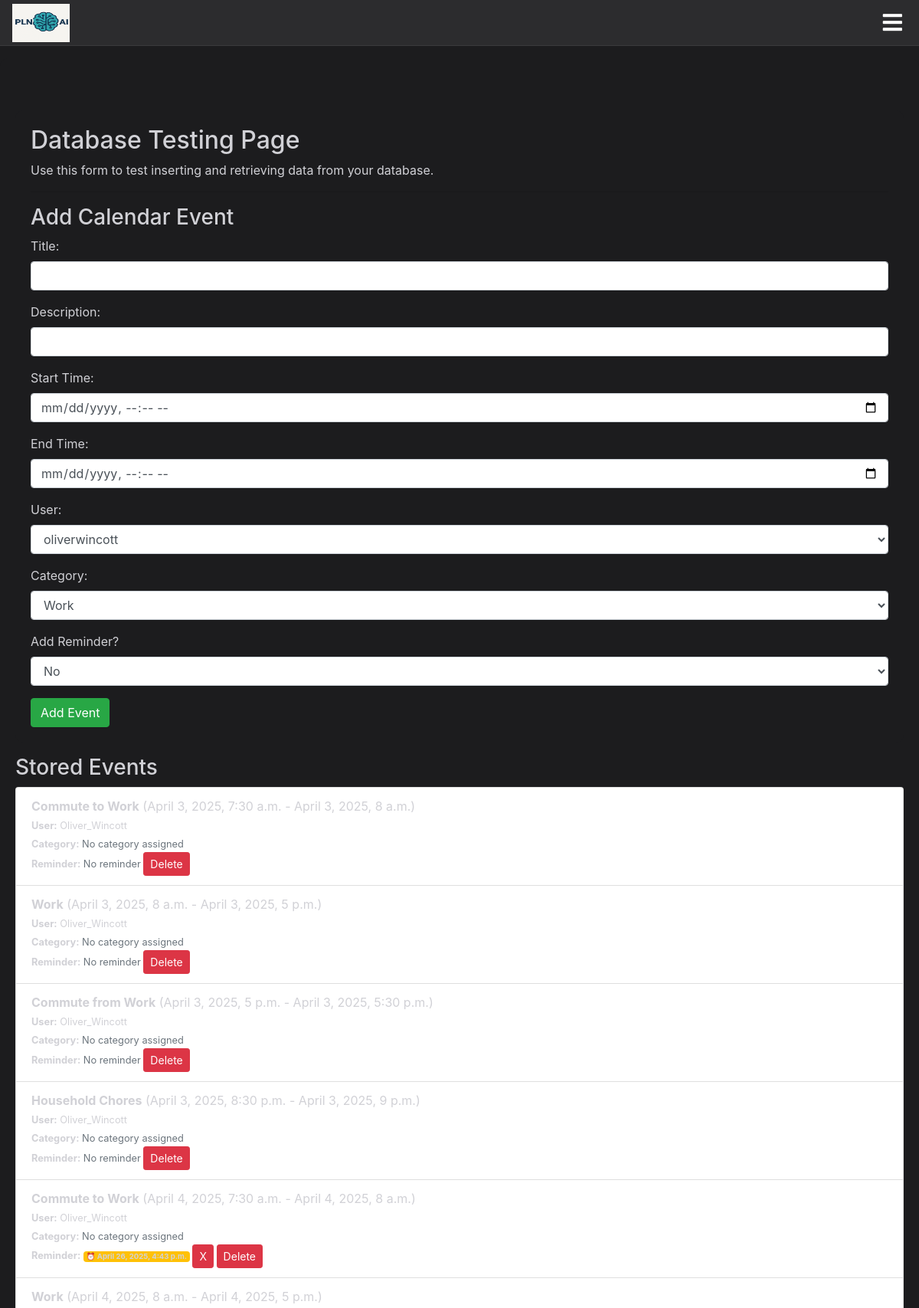
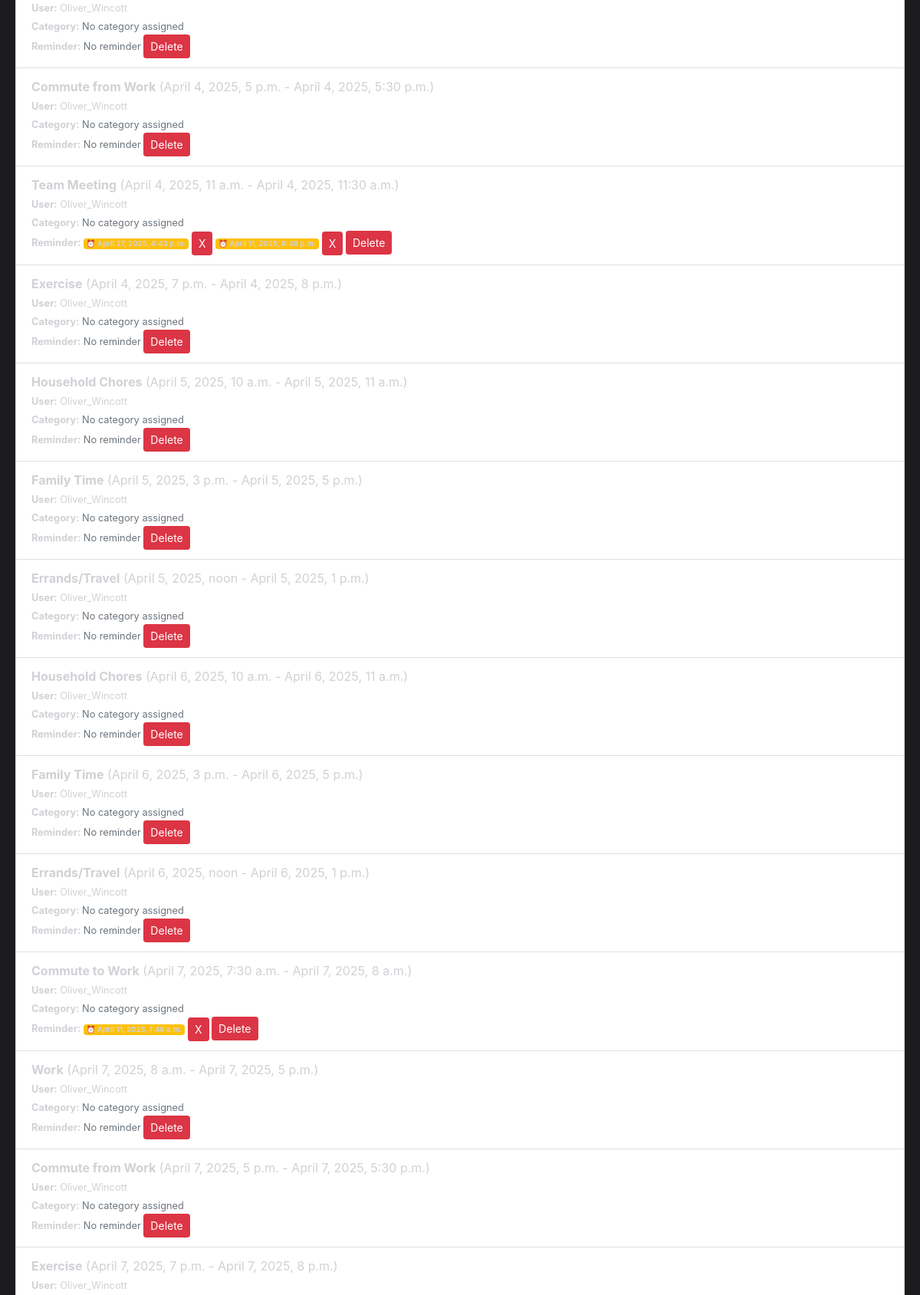
/db_test/ (signed in, upper part), run on the app's committed database (2 pictures, top to bottom).
### calendar_app/models.py (models this page shows, shortened)
class CalendarEvent(models.Model):
    title = models.CharField(max_length=255)
    description = models.TextField(max_length=255)  # ✅ Add this line if missing
    start_time = models.DateTimeField()
    end_time = models.DateTimeField()
    user = models.ForeignKey(User, on_delete=models.CASCADE)  # ✅ Link to Django User Model

class Reminder(models.Model):
    user = models.ForeignKey(User, on_delete=models.CASCADE)  # Add this line
    event = models.ForeignKey(CalendarEvent, on_delete=models.CASCADE)
    reminder_time = models.DateTimeField()

### calendar_app/views.py (the view)
# urls.py: path('db_test/', db_test, name='db_test'),
@login_required
def db_test(request):
    return render(request, 'db_test.html', {
        "users": User.objects.all(),  # This one is global; adjust if needed.
        "events": CalendarEvent.objects.filter(user=request.user),
        "categories": Category.objects.all(),  # Categories might be global.
        "reminders": Reminder.objects.filter(event__user=request.user)
    })

### calendar_app/templates/db_test.html (shortened to what this page needs)
{% extends 'base.html' %}
{% block content %}
<div class="container mt-5">
    <h2>Database Testing Page</h2>
    <p>Use this form to test inserting and retrieving data from your database.</p>
    <hr>
    <h3>Add Calendar Event</h3>
    <form id="eventForm">
        <div class="mb-3">
            <label for="title" class="form-label">Title:</label>
            <input type="text" class="form-control" name="title" required>
        </div>
        <div class="mb-3">
            <label for="description" class="form-label">Description:</label>
            <input type="text" class="form-control" name="description" required>
        </div>
        <div class="mb-3">
            <label for="start_time" class="form-label">Start Time:</label>
            <input type="datetime-local" class="form-control" name="start_time" required>
        </div>
        <div class="mb-3">
            <label for="end_time" class="form-label">End Time:</label>
            <input type="datetime-local" class="form-control" name="end_time" required>
        </div>
        <div class="mb-3">
            <label for="user_id" class="form-label">User:</label>
            <select class="form-control" name="user_id" required>
                {% for user in users %}
                    <option value="{{ user.id }}">{{ user.username }}</option>
                {% endfor %}
            </select>
        </div>
        <div class="mb-3" id="existing_category_field">
            <label for="category_id" class="form-label">Category:</label>
            <select class="form-control" name="category_id">
                {% for category in categories %}
                    <option value="{{ category.id }}">{{ category.name }}</option>
                {% endfor %}
            </select>
        </div>
        <div class="mb-3">
            <label for="add_reminder" class="form-label">Add Reminder?</label>
            <select class="form-control" id="add_reminder" name="add_reminder">
                <option value="no">No</option>
            </select>
        </div>
        <button type="submit" class="btn btn-success">Add Event</button>
    </form>
</div>
<h3>Stored Events</h3>
<ul class="list-group">
    {% for event in events %}
        <li class="list-group-item">
            <strong>{{ event.title }}</strong> ({{ event.start_time }} - {{ event.end_time }})<br>
            <small><strong>User:</strong> {{ event.user.username }}</small><br>
            <small><strong>Category:</strong>
                {% for ec in event.eventcategory_set.all %}
                    <span class="badge bg-info">{{ ec.category.name }}</span>
                {% empty %}
                    <span class="text-muted">No category assigned</span>
                {% endfor %}
            </small><br>
            <small><strong>Reminder:</strong>
                {% for reminder in event.reminder_set.all %}
                    <span class="badge bg-warning">⏰ {{ reminder.reminder_time }}</span>
                    <button class="btn btn-danger btn-sm delete-reminder" data-reminder-id="{{ reminder.id }}">X</button>
                {% empty %}
                    <span class="text-muted">No reminder</span>
                {% endfor %}
            </small>
            <button class="btn btn-danger btn-sm float-end delete-event" data-event-id="{{ event.id }}">Delete</button>
        </li>
    {% empty %}
        <li class="list-group-item">No events yet.</li>
    {% endfor %}
</ul>
</div>
{% endblock %}

### calendar_app/templates/base.html (style rules this page uses)
body { background-color: #1c1c1e; color: #d1d1d6; font-family: -apple-system, BlinkMacSystemFont, "SF Pro Text", Helvetica, Arial, sans-serif; margin: 0; padding: 0; }
.container { background-color: #1c1c1e; padding: 20px; border-radius: 10px; margin: 1rem auto; max-width: 1200px; }

### data on the page
CalendarEvent: title "Commute to Work", start_time "April 3, 2025, 7:30 a.m.", end_time "April 3, 2025, 8 a.m.", user.username "Oliver_Wincott"
CalendarEvent: title "Work", start_time "April 3, 2025, 8 a.m.", end_time "April 3, 2025, 5 p.m.", user.username "Oliver_Wincott"
CalendarEvent: title "Commute from Work", start_time "April 3, 2025, 5 p.m.", end_time "April 3, 2025, 5:30 p.m.", user.username "Oliver_Wincott"
CalendarEvent: title "Household Chores", start_time "April 3, 2025, 8:30 p.m.", end_time "April 3, 2025, 9 p.m.", user.username "Oliver_Wincott"
CalendarEvent: title "Commute to Work", start_time "April 4, 2025, 7:30 a.m.", end_time "April 4, 2025, 8 a.m.", user.username "Oliver_Wincott"
Reminder: reminder_time "April 26, 2025, 4:43 p.m."
CalendarEvent: title "Work", start_time "April 4, 2025, 8 a.m.", end_time "April 4, 2025, 5 p.m.", user.username "Oliver_Wincott"
CalendarEvent: title "Commute from Work", start_time "April 4, 2025, 5 p.m.", end_time "April 4, 2025, 5:30 p.m.", user.username "Oliver_Wincott"
CalendarEvent: title "Team Meeting", start_time "April 4, 2025, 11 a.m.", end_time "April 4, 2025, 11:30 a.m.", user.username "Oliver_Wincott"
Reminder: reminder_time "April 27, 2025, 4:43 p.m."
Reminder: reminder_time "April 11, 2025, 8:49 p.m."
CalendarEvent: title "Exercise", start_time "April 4, 2025, 7 p.m.", end_time "April 4, 2025, 8 p.m.", user.username "Oliver_Wincott"
CalendarEvent: title "Household Chores", start_time "April 5, 2025, 10 a.m.", end_time "April 5, 2025, 11 a.m.", user.username "Oliver_Wincott"
CalendarEvent: title "Family Time", start_time "April 5, 2025, 3 p.m.", end_time "April 5, 2025, 5 p.m.", user.username "Oliver_Wincott"
CalendarEvent: title "Errands/Travel", start_time "April 5, 2025, noon", end_time "April 5, 2025, 1 p.m.", user.username "Oliver_Wincott"
CalendarEvent: title "Household Chores", start_time "April 6, 2025, 10 a.m.", end_time "April 6, 2025, 11 a.m.", user.username "Oliver_Wincott"
CalendarEvent: title "Family Time", start_time "April 6, 2025, 3 p.m.", end_time "April 6, 2025, 5 p.m.", user.username "Oliver_Wincott"
CalendarEvent: title "Errands/Travel", start_time "April 6, 2025, noon", end_time "April 6, 2025, 1 p.m.", user.username "Oliver_Wincott"
CalendarEvent: title "Commute to Work", start_time "April 7, 2025, 7:30 a.m.", end_time "April 7, 2025, 8 a.m.", user.username "Oliver_Wincott"
Reminder: reminder_time "April 11, 2025, 1:49 a.m."
CalendarEvent: title "Work", start_time "April 7, 2025, 8 a.m.", end_time "April 7, 2025, 5 p.m.", user.username "Oliver_Wincott"
CalendarEvent: title "Commute from Work", start_time "April 7, 2025, 5 p.m.", end_time "April 7, 2025, 5:30 p.m.", user.username "Oliver_Wincott"
CalendarEvent: title "Exercise", start_time "April 7, 2025, 7 p.m.", end_time "April 7, 2025, 8 p.m.", user.username "Oliver_Wincott"

### other printed values
form field user_id "oliverwincott"
form field category_id "Work"
